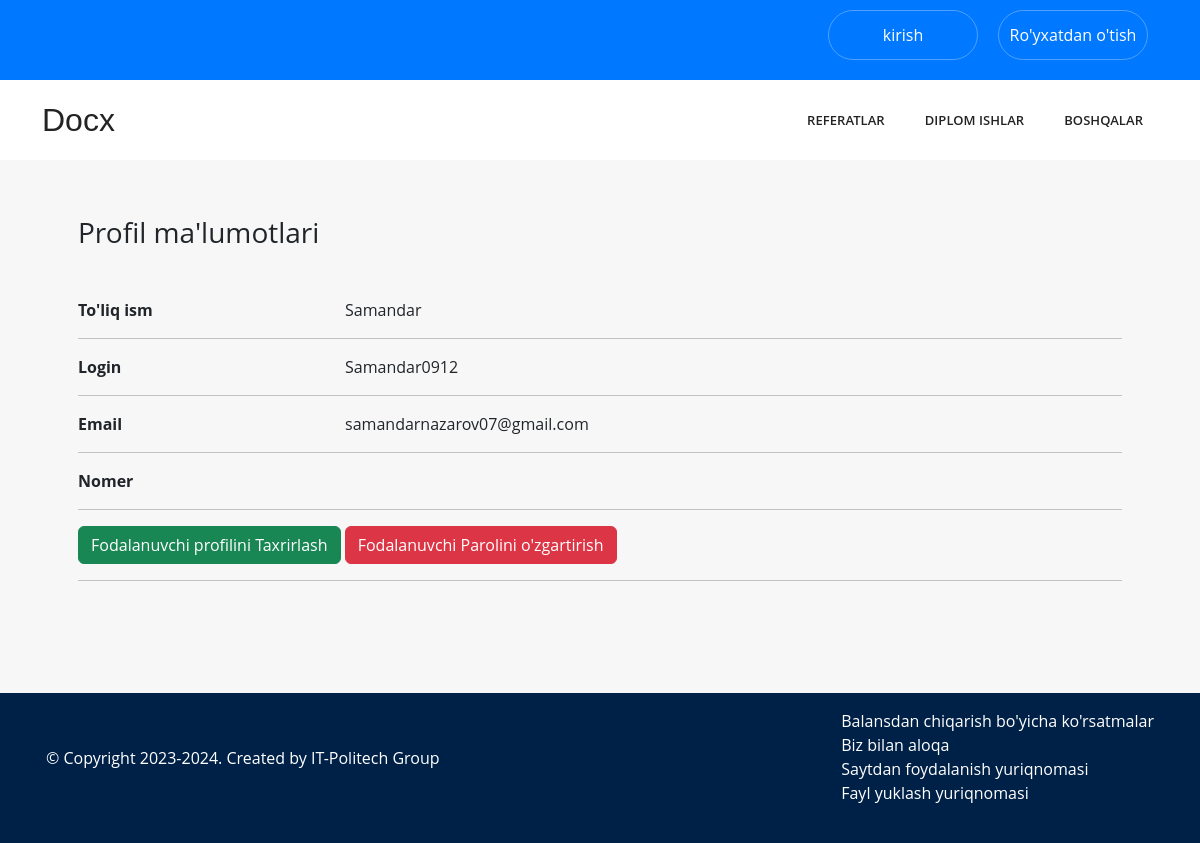
The page /users/profile/Samandar0912 on the database its author committed.
### products/models.py (models this page shows, shortened)
class Category(models.Model):
    name = models.CharField( max_length=150)
    class Meta:
        verbose_name = "category"
        verbose_name_plural = "categorys"

### users/models.py (models this page shows, shortened)
class CustomUser(AbstractUser):
    username = models.CharField(max_length=150, unique=True)
    phone_number = models.CharField(max_length=15)

### users/views.py (the view)
# urls.py: path('profile/<str:username>',ProfileView.as_view(), name='profile'),
class ProfileView(View):
    def get(self,request, username):
        user = get_object_or_404(CustomUser,username=username)
        return render(request, 'profile.html',{'customuser':user})

### myapp/views.py (called while the page is built)
def for_all_pages(request):
    category = Category.objects.all()
    science = CategoryScience.objects.all()
    return {"category":category, "science":science}

### templates/profile.html
{% extends "base.html" %}
{% load static %}
{% block content %}
<div class="container p-5 mb-5">
    <h3 class='mt-2 mb-5'>Profil ma'lumotlari</h3>
    <div class="row mt-5">
        <div class="col-sm-3"><strong>To'liq ism</strong></div>
        <div class="col-sm-9">{{ customuser.first_name }}</div>
    </div>
    <hr>
    <div class="row">
        <div class="col-sm-3"><strong>Login</strong></div>
        <div class="col-sm-9">{{ customuser.username }}</div>
    </div>
    <hr>
    <div class="row">
        <div class="col-sm-3"><strong>Email</strong></div>
        <div class="col-sm-9"> {{ customuser.email }} </div>
    </div>
    <hr>
    <div class="row">
        <div class="col-sm-3"><strong>Nomer</strong></div>
        <div class="col-sm-9"> {{ customuser.phone_number }} </div>
    </div>
    <hr>
    <div class="row">
        <div class="col-sm-9">
            <a href="{% url "users:update"  %}" class='btn btn-success'>Fodalanuvchi profilini Taxrirlash</a>
            <a href="{% url "password_change" %}" class='btn btn-danger'>Fodalanuvchi Parolini o'zgartirish</a>
        </div>
    </div>
    <hr>
</div>
{% endblock content %}

### templates/__navbar.html (shortened to what this page needs)
<nav class="navbar-top">
    <div class="container">
        <div class="navbar-box-top">
            {% if request.user.is_authenticated %}
                <a href="#">Fayl yuklash</a>
                <a href="">Profil</a>
                <a href="{% url "logout" %}">Log out</a>
            {% else %}
                <a href="{% url "login" %}">kirish</a>
                <a href="{% url "users:signup" %}">Ro'yxatdan o'tish</a>
            {% endif %}
        </div>
    </div>
    <div class="bg-2">
        <div class="container">
            <div class="navbar-box-bottom">
                <h2 class="link-h2">Docx</h2>
                <ul>
                    {% for i in category %}
                        {% if forloop.counter <= 2 %}
                            <li><a href="{% url 'main:category_list' i.pk %}">{{ i.name }}</a></li>
                        {% endif %}
                    {% endfor %}
                    <li class="vse"><a href="#">Boshqalar</a>
                    </li>
                </ul>
            </div>
        </div>
    </div>
</nav>

### static/css/main.css (style rules this page uses)
* { margin: 0; padding: 0; box-sizing: border-box; font-family: 'Open Sans', sans-serif; }
body { background-color: #f7f7f7; }
.navbar-top { background: #0078ff; }
.navbar-box-top { width: 100%; height: 80px; display: flex; justify-content: end; }
.navbar-box-top a { font-weight: 500; text-align: center; align-content: center; margin: 10px; border-radius: 30px; height: 50px; width: 150px; text-decoration: none; color: #fff; border: 1px solid rgba(255, 255, 255, 0.3); font-family: 'Open Sans', sans-serif; }
.bg-2 { background: #fff; }
.navbar-box-bottom { display: flex; justify-content: space-between; height: 80px; }
.navbar-box-bottom .link-h2 { display: flex; flex-direction: column; justify-content: center; text-decoration: none; color: #232323; font-weight: normal; font-family: 'Poppins', sans-serif; letter-spacing: 0; margin: 0; }
.navbar-box-bottom ul { display: flex; justify-content: space-between; list-style-type: none; }
.navbar-box-bottom ul li a { text-decoration: none; line-height: 80px; margin-left: 10px; color: #232323; transition: all .2s; font-size: 13px; font-weight: 600; letter-spacing: 0.06px; padding: 35px 15px; text-transform: uppercase; }

### rows shown on the page
Category: name "REFERATLAR"
Category: name "DIPLOM ISHLAR"
CustomUser: first_name "Samandar", username "Samandar0912", email "samandarnazarov07@gmail.com"
